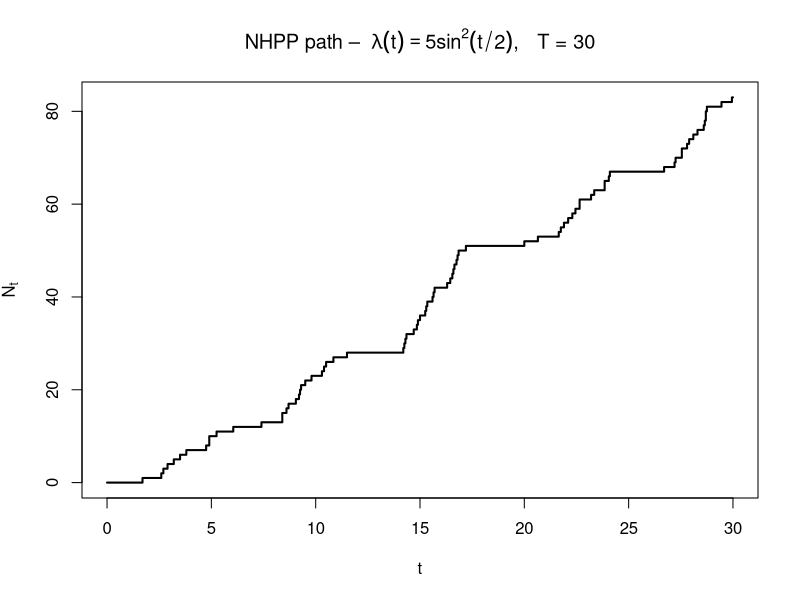
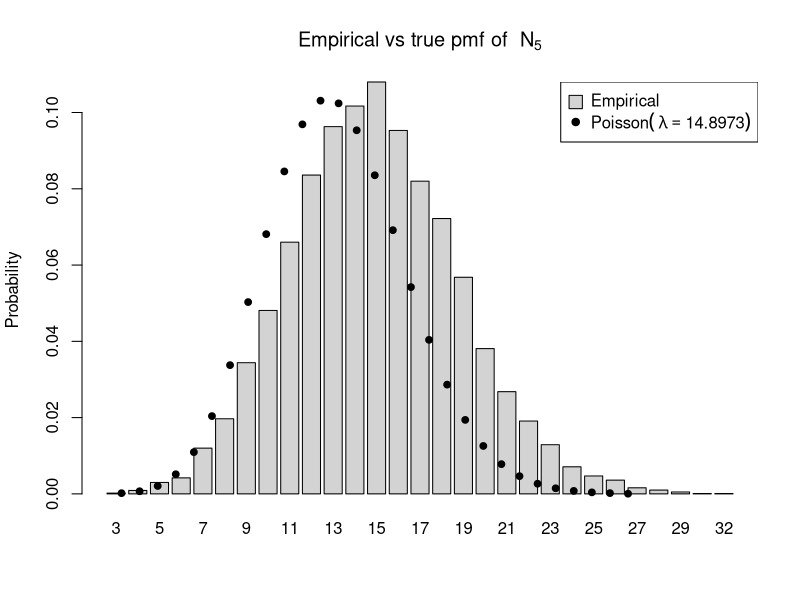

Generate these figures, in order, with R:
rm(list = ls())
set.seed(123)    
lambda_fun <- function(t) 5 * sin(t / 2)^2
lambda_max <- 5 # lambda sup 
Lambda_fun <- function(t) 2.5 * (t - sin(t)) # exaplained in the pdf

simulate_nhpp_times <- function(lambda_fun, lambda_max, T) {
  times <- numeric(0)
  t     <- 0
  repeat {
    t <- t + rexp(1, rate = lambda_max)   # candidate
    if (t > T) break
    if (runif(1) <= lambda_fun(t) / lambda_max)
      times <- c(times, t) # point accepted
  }
  times
}

simulate_Nt_nhpp <- function(lambda_fun, lambda_max, t) {
  length(simulate_nhpp_times(lambda_fun, lambda_max, t))
}

# --------- Part b ---------
T_path <- 30
dt <- 0.05

path_arrivals <- simulate_nhpp_times(lambda_fun, lambda_max, T_path)
grid <- seq(0, T_path, by = dt)
Nt_values <- findInterval(grid, path_arrivals)

plot(grid, Nt_values, type = "s", lwd = 2,
     main = expression(paste("NHPP path –  ", lambda(t)==5*sin^2*(t/2),
                             ",   T = 30")),
     xlab = "t", ylab = expression(N[t]))

# --------- Part c ---------
t_c <- 5
M <- 1e4

N5 <- replicate(M, simulate_Nt_nhpp(lambda_fun, lambda_max, t_c))

## Empirical pmf
emp_pmf <- table(N5) / M
k_vals <- as.integer(names(emp_pmf))

# Theoretical pmf  (Poisson with avg Λ(5))
lambda_bar <- Lambda_fun(t_c)   # ≈ 2.5*(5 - sin5)
true_pmf <- dpois(k_vals, lambda_bar)

# Comparison graph
barplot(emp_pmf, names.arg = k_vals, col = "lightgrey",
        main = expression(paste("Empirical vs true pmf of  ", N[5])),
        ylab = "Probability")
points(seq_along(k_vals), true_pmf, pch = 19, cex = 0.9)
legend("topright",
       legend = c("Empirical", bquote(Poisson(~lambda==.(round(lambda_bar,4))))),
       pch = c(22, 19),
       pt.bg = c("lightgrey", NA),
       pt.cex = c(2, 1))

# Some checks
cat("\nCheck\n")
cat("Theoretical mean =", lambda_bar, "\n")
cat("Theoretical variance =", lambda_bar, "\n")
cat("Empirical mean =", mean(N5), "\n")
cat("Empirical variance =", var(N5),  "\n")
